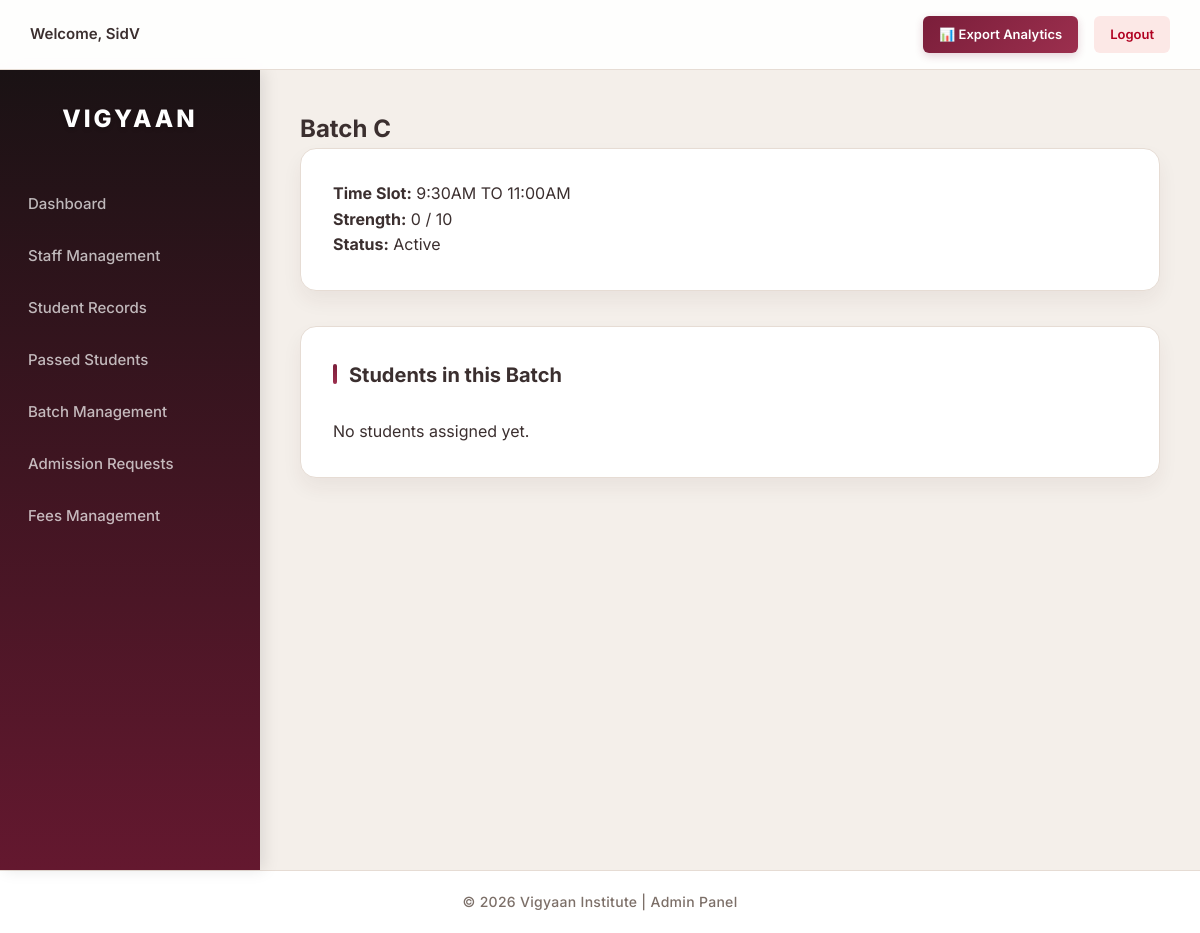
Before: /batches/view.php?id=3 (signed in) with the older database file.
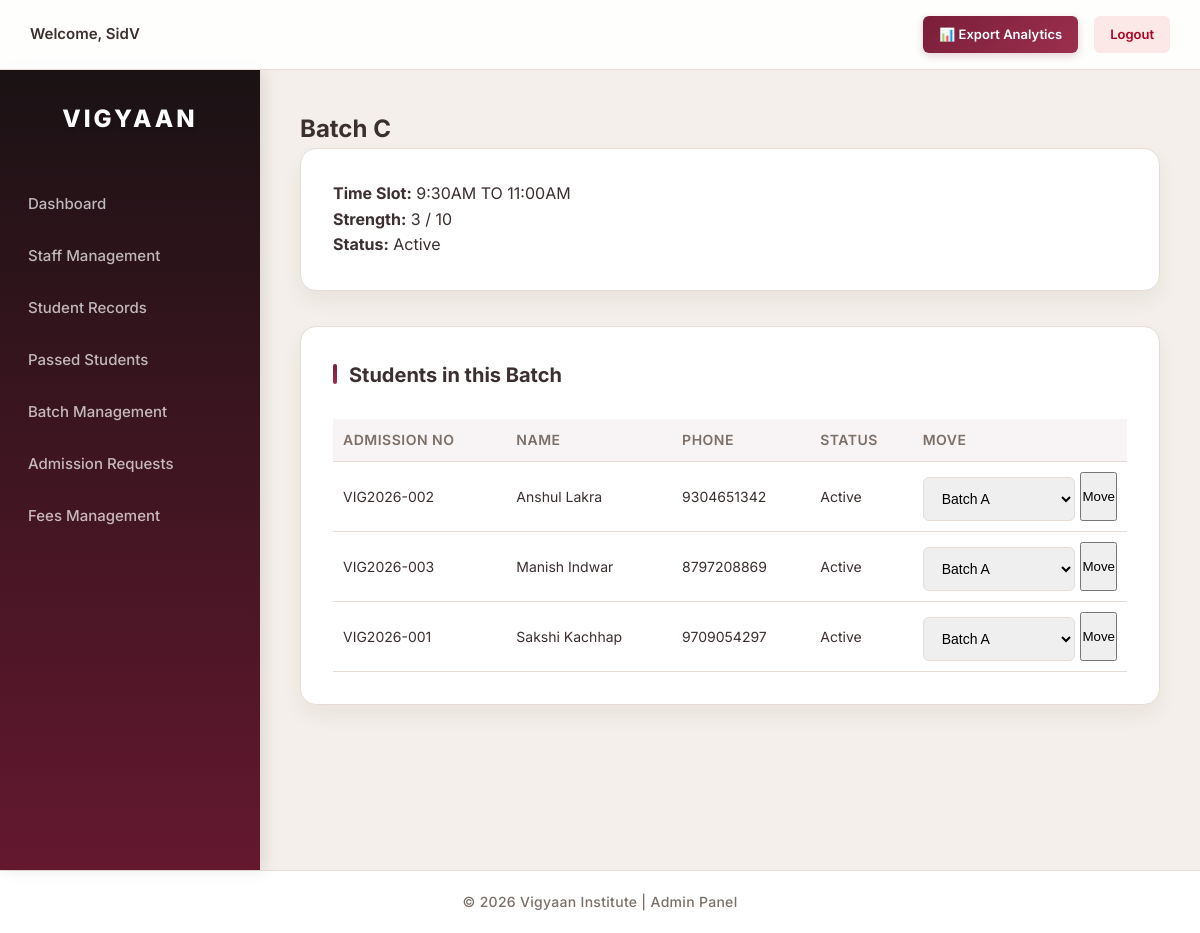
After: the same page with the newer database file.
### tables this page shows
CREATE TABLE `students` (
  `id` int(11) NOT NULL,
  `admission_no` varchar(20) NOT NULL,
  `registration_no` varchar(50) DEFAULT NULL,
  `full_name` varchar(100) NOT NULL,
  `dob` date DEFAULT NULL,
  `gender` enum('Male','Female','Other') DEFAULT NULL,
  `phone` varchar(15) DEFAULT NULL,
  `email` varchar(100) DEFAULT NULL,
  `photo` varchar(255) DEFAULT NULL,
  `father_name` varchar(100) DEFAULT NULL,
  `mother_name` varchar(100) DEFAULT NULL,
  `guardian_phone` varchar(15) DEFAULT NULL,
  `address` text DEFAULT NULL,
  `city` varchar(50) DEFAULT NULL,
  `state` varchar(50) DEFAULT NULL,
  `pincode` varchar(10) DEFAULT NULL,
  `course` varchar(100) DEFAULT NULL,
  `batch` varchar(50) DEFAULT NULL,
  `admission_date` date DEFAULT NULL,
  `course_duration` varchar(255) DEFAULT NULL,
  `total_fees` decimal(10,2) DEFAULT NULL,
  `fees_paid` decimal(10,2) DEFAULT 0.00,
  `status` enum('Active','Completed','Dropped') DEFAULT 'Active',
  `created_at` timestamp NOT NULL DEFAULT current_timestamp(),
  `updated_at` timestamp NOT NULL DEFAULT current_timestamp() ON UPDATE current_timestamp(),
  `sequence_no` int(11) NOT NULL,
  `medium` varchar(50) DEFAULT NULL,
  `institution_name` varchar(150) DEFAULT NULL,
  `institution_address` text DEFAULT NULL,
  `degree` varchar(100) DEFAULT NULL,
  `percentage` varchar(10) DEFAULT NULL,
  `main_subjects` varchar(150) DEFAULT NULL,
  `passing_year` varchar(10) DEFAULT NULL,
  `discount_type` varchar(50) DEFAULT NULL,
  `discount_percent` decimal(5,2) DEFAULT 0.00,
  `discount_amount` decimal(10,2) DEFAULT 0.00,
  `final_total` decimal(10,2) DEFAULT 0.00,
  `payment_structure` varchar(20) DEFAULT NULL,
  `heard_about` text DEFAULT NULL,
  `referred_student_name` varchar(100) DEFAULT NULL,
  `referred_student_phone` varchar(20) DEFAULT NULL,
  `heard_other_text` varchar(255) DEFAULT NULL,
  `batch_id` int(11) DEFAULT NULL,
  `receipt_number` varchar(100) DEFAULT NULL
);

### batches/view.php (the view, shortened to what this page needs)
<?php
require_once dirname(__DIR__) . '/includes/db.php';
$batch_id = intval($_GET['id']);
$stmt = $conn->prepare("SELECT * FROM batches WHERE id=?");
$stmt->bind_param("i", $batch_id);
$stmt->execute();
$result = $stmt->get_result();
$batch = $result->fetch_assoc();
$stmt = $conn->prepare("SELECT COUNT(*) FROM students WHERE batch_id=?");
$stmt->bind_param("i", $batch_id);
$stmt->execute();
$stmt->bind_result($strength);
$stmt = $conn->prepare("
    SELECT id, full_name, admission_no, phone, status
    FROM students
    WHERE batch_id=?
    ORDER BY full_name ASC
");
$stmt->bind_param("i", $batch_id);
$stmt->execute();
$students = $stmt->get_result();
require_once "../includes/header.php";
require_once "../includes/sidebar.php";
?>
<h2>Batch <?php echo $batch['batch_name']; ?></h2>
<div class="section-card">
<strong>Time Slot:</strong> <?php echo $batch['time_slot']; ?><br>
<strong>Strength:</strong> <?php echo $strength; ?> / <?php echo $batch['capacity']; ?><br>
<strong>Status:</strong> <?php echo $batch['status']; ?>
</div>
<div class="section-card">
<h3>Students in this Batch</h3>
<?php if($students->num_rows == 0): ?>
<p>No students assigned yet.</p>
<?php else: ?>
<table class="student-table">
<tr>
    <th>Admission No</th>
    <th>Name</th>
    <th>Phone</th>
    <th>Status</th>
    <th>Move</th>
</tr>
<?php while($student = $students->fetch_assoc()): ?>
<tr>
    <td><?php echo $student['admission_no']; ?></td>
    <td><?php echo $student['full_name']; ?></td>
    <td><?php echo $student['phone']; ?></td>
    <td><?php echo $student['status']; ?></td>
    <td>
        <form method="POST" style="display:flex; gap:5px;">
            <select name="new_batch_id" required>
                <?php
                $all_batches = $conn->query("SELECT * FROM batches WHERE status='Active'");
                while($b = $all_batches->fetch_assoc()):
                ?>
                <option value="<?php echo $b['id']; ?>">
                    Batch <?php echo $b['batch_name']; ?>
                </option>
                <?php endwhile; ?>
            </select>
            <button type="submit" name="move_student" class="move-btn">
                Move
            </button>
        </form>
    </td>
</tr>
<?php endwhile; ?>
</table>
<?php endif; ?>
</div>
<?php require_once "../includes/footer.php"; ?>

Changed rows visible on the page:
added students: admission_no "VIG2026-002", full_name "Anshul Lakra", phone "9304651342", status "Active"
added students: admission_no "VIG2026-003", full_name "Manish Indwar", phone "8797208869", status "Active"
added students: admission_no "VIG2026-001", full_name "Sakshi Kachhap", phone "9709054297", status "Active"
Other visible differences:
$strength: "0" → "3"
text no longer shown: "No students assigned yet."
text now shown: "ADMISSION NO NAME PHONE STATUS MOVE"
